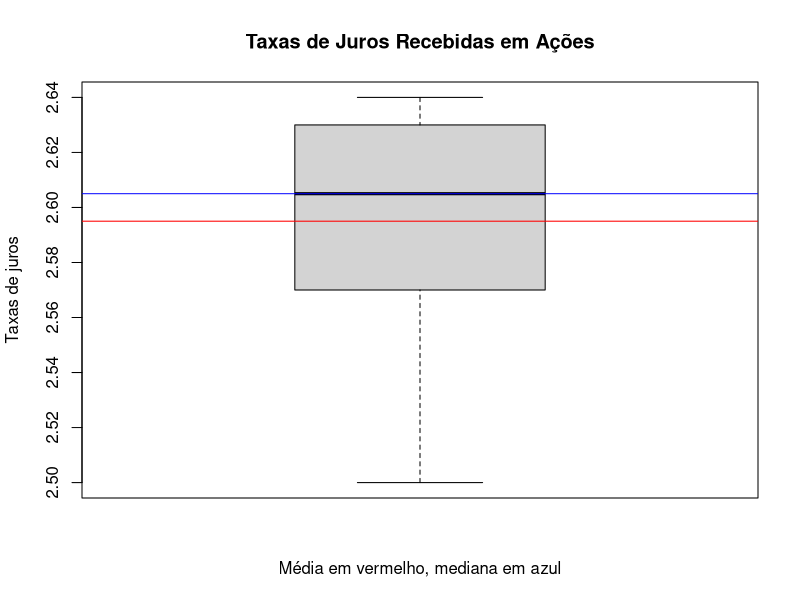
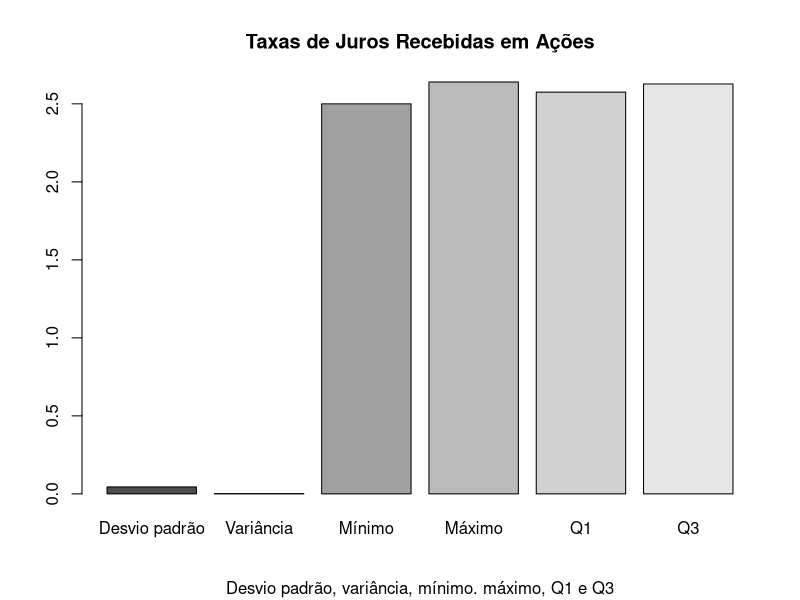

Write the R code that produced these figures, in order.
if(!("readxl") %in% installed.packages()) install.packages("readxl")
library(readxl)

data = read_excel("../dados/exercicio1.xls", sheet = "Plan1")
head(data)

# Faz o calculo da media
media = mean(data$`Taxas de juros`)

# Faz o calculo da mediana
mediana = median(data$`Taxas de juros`)

# Faz o calculo do desvio padrao
desvio_padrao = sd(data$`Taxas de juros`)

# Faz o calculo da variancia
variancia = var(data$`Taxas de juros`)

# Traz o valor máximo e mínimo, respectivamente
maximo = max(data$`Taxas de juros`)
minimo = min(data$`Taxas de juros`)

# Faz o calculo dos Quartis 25%, 50%, 75% respectivamente
q1 = quantile(data$`Taxas de juros`, probs = 0.25)
q2 = quantile(data$`Taxas de juros`, probs = 0.50)
q3 = quantile(data$`Taxas de juros`, probs = 0.75)

head(media)
head(mediana)
head(desvio_padrao)
head(variancia)
head(minimo)
head(maximo)
head(q1)
head(q2)
head(q3)

head(summary(data$`Taxas de juros`))

#Gráfico da média e mediana
boxplot(data, 
        ylab="Taxas de juros", 
        xlab = "Média em vermelho, mediana em azul",
        main = "Taxas de Juros Recebidas em Ações")
abline(h=mean(data$`Taxas de juros`), lwd = 1, col="red")
abline(h=median(data$`Taxas de juros`), lwd = 1, col="blue")

listaValores = c(desvio_padrao, variancia, minimo, maximo, q1, q3)

# Gráfico do desvio padrão, variância, mínimo. máximo, Q1 e Q3
barplot(
  listaValores, 
  names.arg = c("Desvio padrão", "Variância", "Mínimo", "Máximo", "Q1", "Q3"), 
  col = gray.colors(6), 
  sub = "Desvio padrão, variância, mínimo. máximo, Q1 e Q3",  
  main = "Taxas de Juros Recebidas em Ações")